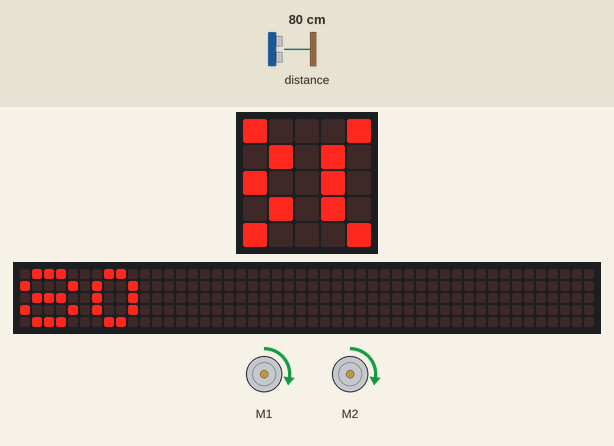
This program was run on a simulated BBC micro:bit (MakeCode). Parts: 2 × DC motor (green arrow = forward, orange = backward, longer = faster), the board's 5×5 LED display, a strip that is not on the board, showing the scrolling text unrolled. The test bench sets the inputs (shaded band); at power-on: distance to the obstacle 80 cm. The 48×5 strip is a reading aid, not a part: it shows the text the display is scrolling, unrolled, one strip-width of it at a time.

Above: at 1.28 s.
1.3 s: distance to the obstacle set to 2 cm
At 3.3 s:
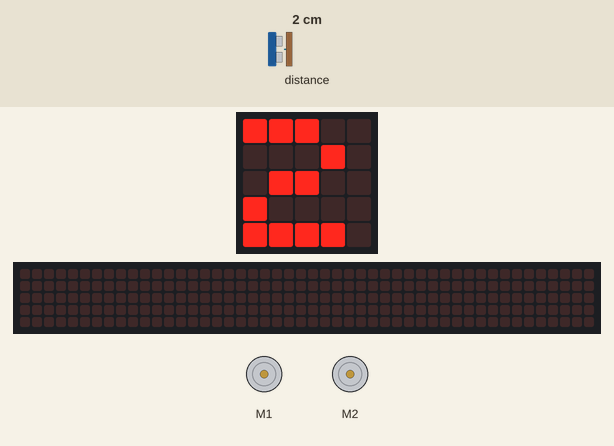
4.2 s: distance to the obstacle set to 18 cm
At 4.35 s:
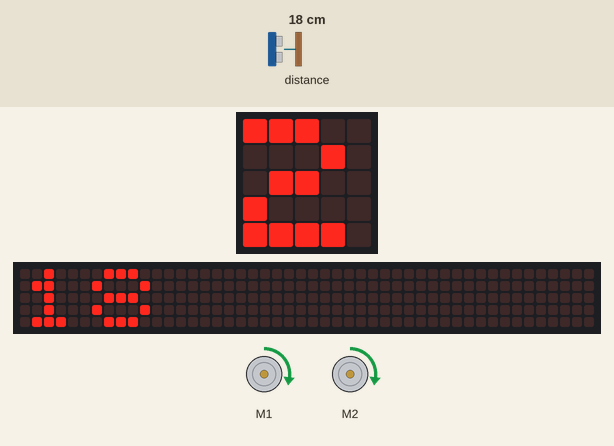
6.0 s: distance to the obstacle set to 4 cm
At 7.8 s:
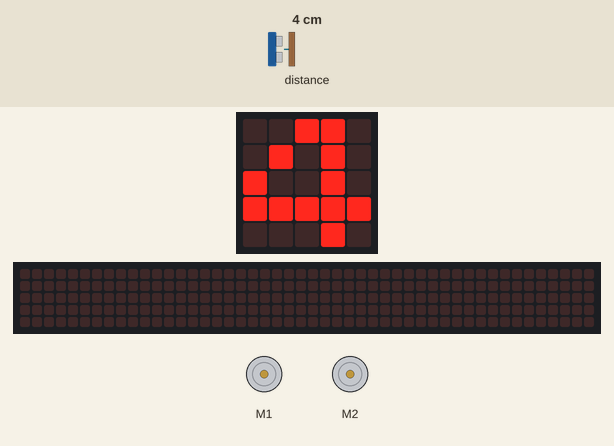
Timing chart, 0 to 9.3 s (numbered marks = the images above; inputs shaded):
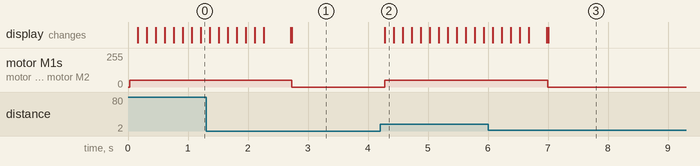

The program:

main.ts
```typescript
basic.forever(function () {
    if (maqueen.Ultrasonic(PingUnit.Centimeters) < 10) {
        maqueen.motorStop(maqueen.Motors.All)
    } else {
        maqueen.motorRun(maqueen.Motors.All, maqueen.Dir.CW, 50)
    }
    basic.showNumber(maqueen.Ultrasonic(PingUnit.Centimeters))
})
```

test.ts
```typescript
// aquí va el archivo "tests"; esto no se compilará cuando este paquete se utilice como una extensión.
```

Measured:
- after the input at 1.3 s, motor M1, motor M2: forward 50/255 → stopped after 1.4 s
- after the input at 4.2 s, motor M1, motor M2: stopped → forward 50/255 after 0.08 s; the display: changes after 0.08 s (image 2)
- after the input at 6.0 s, motor M1, motor M2: forward 50/255 → stopped after 1.0 s
